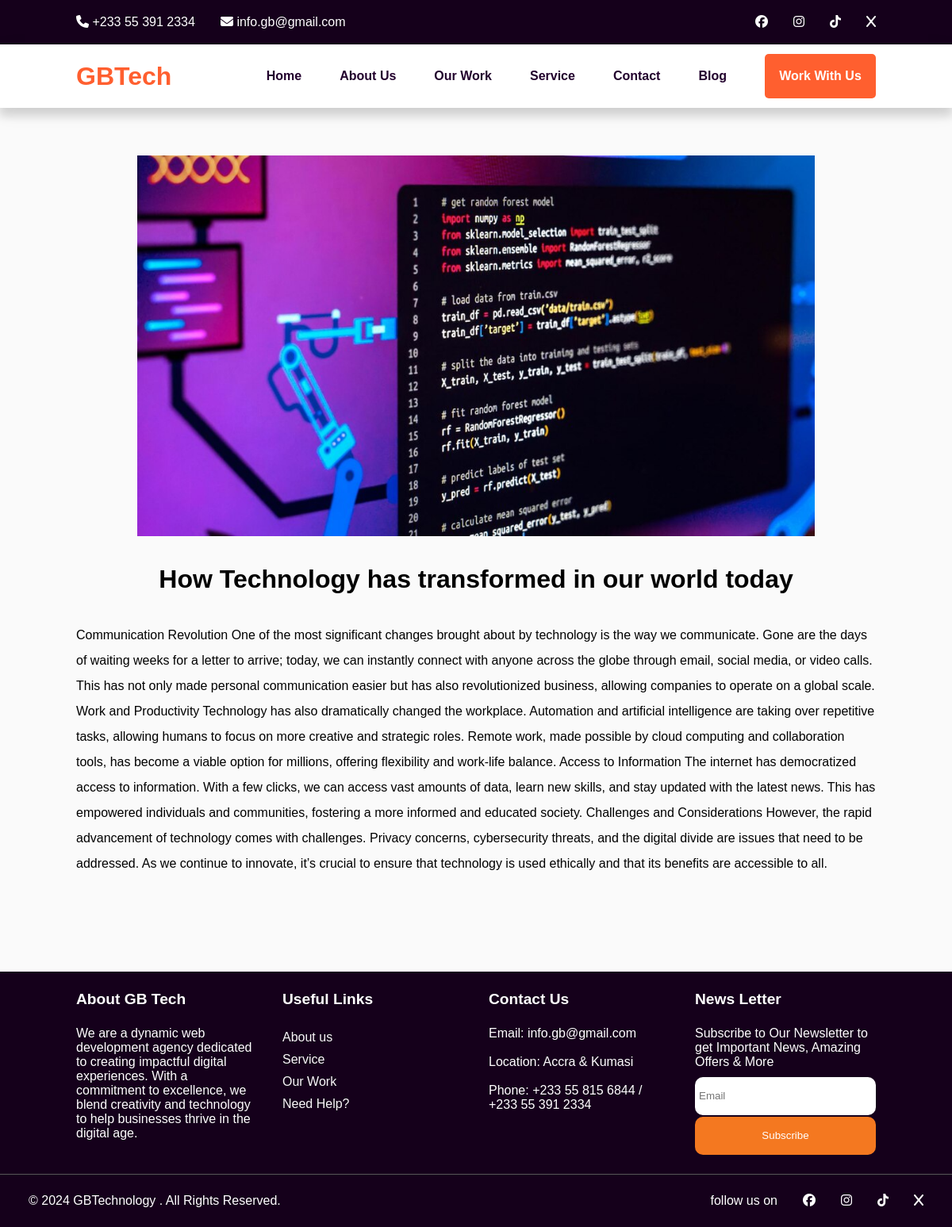
/blog_detail/tech, run on the app's committed database.
### website/models.py (models this page shows, shortened)
class Blog(models.Model):
    title = models.CharField(max_length=200)
    article = models.ForeignKey(Article, on_delete=models.CASCADE)
    image = models.ImageField(upload_to='blog_img')
    author = models.OneToOneField(User, on_delete=models.CASCADE)
    profile_image = models.ImageField(upload_to='profile_img')
    slug = models.SlugField(unique=True)
    class Meta:
        verbose_name_plural = "Blogs"

class Article(models.Model):
    content = models.TextField()
    class Meta:
        verbose_name_plural = "Articles"
    def __str__(self):
        return self.content

### website/views.py (the view)
# urls.py: path('blog_detail/<slug:post_slug>', views.blogPostDetail, name='blog_detail'),
def blogPostDetail(request, post_slug):
    blog = get_object_or_404(Blog, slug=post_slug)
    if request.method == 'POST':
        email = request.POST['email']
        newsletter = NewsLetter(email=email)
        newsletter.save()
        return redirect('blog_detail')
    context = {
        'blog': blog,
        'title': 'Blog Details'
    }
    return render(request, 'website/blogPost_detail.html', context)

### website/templates/website/blogPost_detail.html (shortened to what this page needs)
{% extends 'website/base.html' %}
{% load static %}
{% block content %}
<div class="blog-detail-page">
    <div class="blog-img">
        <img src="{{ blog.image.url }}" alt="Slide" />
    </div>
    <div class="blog-detail">
        <h1 style="text-align: center;">{{ blog.title }}</h1>
        <br>
        <br>
        <p style="line-height: 2em;">
            {{blog.article}}
        </p>
    </div>
</div>
{% endblock %}

### website/templates/website/base.html (shortened to what this page needs)
{% load static %}
<!DOCTYPE html>
<html lang="en">
<head>
    <link rel="stylesheet" href="{% static 'website/style.css' %}">
    <link
    href=https://cdnjs.cloudflare.com/ajax/libs/font-awesome/5.10.0/css/all.min.css
    rel=stylesheet> <link
    href=https://cdn.jsdelivr.net/npm/bootstrap-icons@1.4.1/font/bootstrap-icons.css
    rel=stylesheet> <link rel=stylesheet href=css/style.css>
    <link rel="stylesheet" href="{% static 'foundation/style.css' %}" />
    <link
      rel="stylesheet"
      href="https://cdnjs.cloudflare.com/ajax/libs/font-awesome/6.4.2/css/all.min.css"
    />
</head>
<body>
 <header>
    <div class="first-header">
      <div class="first-col">
        <p><i class="fa-solid fa-phone"></i> +233 55 391 2334</p>
        <p><i class="fa-solid fa-envelope"></i> info.gb@gmail.com</p>
      </div>
      <div class="social-media">
          <li><a href=""><i class="fa-brands fa-facebook"></i></a></li>
          <li><a href=""><i class="fa-brands fa-instagram"></i></a></li>
          <li><a href=""><i class="fa-brands fa-tiktok"></i></a></li>
          <li><a href=""><i class="fa-brands fa-x"></i></a></li>
      </div>
    </div>
    <nav>
      <div class="logo">
        <a  href="{% url 'index' %}">GBTech</a>
      </div>
      <div class="nav-link">
        <ul class="nav-links">
          <li><a  href="{% url 'index' %}">Home</a></li>
          <li><a  href="{% url 'aboutUs' %}">About Us</a></li>
          <li><a  href="{% url 'ourWork' %}">Our Work</a></li>
          <li><a href="{% url 'service' %}">Service</a></li>
          <li><a  href="{% url 'contact' %}">Contact</a></li>
          <li><a  href="{% url 'blog' %}">Blog</a></li>
        <div class="remove click">
            <i class="fa-solid fa-xmark"></i>
        </div>
        </ul>
        <li class="work-with-us"><a href="{% url 'booking' %}">Work With Us</a></li>
      </div>
    </nav>
  </header>
 {% block content %}{% endblock %}
 <footer >
    <div class="footer">
      <div class="footer-col">
        <h5>About GB Tech</h5>
        <p style="color: #fff; margin:auto;">We are a dynamic web development agency dedicated to creating impactful digital experiences. With a commitment to
        excellence, we blend creativity and technology to help businesses thrive in the digital age.</p>
      </div>
      <div class="footer-col">
        <h5>Useful Links</h5>
        <li><a href="{% url 'aboutUs' %}">About us</a></li>
        <li><a href="{% url 'service' %}">Service</a></li>
        <li><a href="{% url 'ourWork' %}">Our Work</a></li>
        <li><a href="{% url 'contact' %}">Need Help?</a></li>
      </div>
      <div class="footer-col">
        <h5>Contact Us</h5>
        <p style="color: #fff;">Email: <span>info.gb@gmail.com</span></p>
        <br>
        <p style="color: #fff;">Location: <span>Accra & Kumasi</span></p>
        <br>
        <p style="color: #fff;">Phone: <span>+233 55 815 6844 / +233 55 391 2334</span></p>
      </div>
      <div class="news-letter footer-col">
        <h5>News Letter</h5>
        <p>Subscribe to Our Newsletter to get Important News, Amazing Offers & More </p>
        <form method="POST">
          <input type="email" name="email" placeholder="Email" />
          <button>Subscribe</button>
        </form>
      </div>
    </div>
    <div class="copy-right">
      <p>© 2024 GBTechnology . All Rights Reserved.</p>
      <div class="social-media">
        <p>follow us on</p>
        <li>
          <a href=""><i class="fa-brands fa-facebook"></i> </a>
        </li>
        <li>
          <a href=""><i class="fa-brands fa-instagram"></i></a>
        </li>
        <li>
          <a href=""><i class="fa-brands fa-tiktok"></i> </a>
        </li>
        <li>
          <a href=""><i class="fa-brands fa-x"></i> </a>
        </li>
      </div>
    </div>
  </footer>
</body>
</html>

### website/static/website/style.css (style rules this page uses)
* { margin: 0; padding: 0; text-decoration: none; list-style: none; font-family: Arial, Helvetica, sans-serif; box-sizing: border-box; }
body { background-color:#fafafa ; }
html { scroll-behavior: smooth; }
:root { --red:#ff5f2f ; --green: #15001b; --white: #fff; }
header { position: relative; }
.first-header { display: flex; justify-content: space-between; align-items: center; width: 100%; min-height: 7vh; position: relative; padding: 1% 8%; background-color: #15001b; box-shadow: 0 10px 10px 1px rgba(0, 0, 0, 0.1), 0 6px 20px 0 rgba(0, 0, 0, 0.1); }
.first-col { display: flex; color: var(--white); gap: 2rem; }
nav { position: relative; padding: 10px 8%; display: flex; flex-direction: row; width: 100%; justify-content: space-between; align-items: center; background-color: var(--white); min-height: 10vh; box-shadow: 0 10px 10px 1px rgba(0, 0, 0, 0.1), 0 6px 20px 0 rgba(0, 0, 0, 0.1); }
nav a { color:#22002d; font-weight: 800; }
.nav-links, .nav-link { display: flex; gap: 3rem; align-items: center; }
.logo a { font-size: 2rem; color: #ff5f2f; font-weight: 900; }
.work-with-us { background-color:#ff5f2f ; height: 7vh; width: 140px; text-align: center; display: flex; align-items: center; justify-content: center; border-radius: 5px; }
.work-with-us a { color: var(--white); }
.remove { position: absolute; top: 20px; right: 10px; z-index: 100; }
.remove i { color: #fff; cursor: pointer; font-size: 2rem; }
.blog-detail-page { padding: 5% 8%; display: flex; flex-direction: column; gap: 2rem; }
.blog-img img { width: 100%; height: 60vh; object-fit: contain; }
.blog-detail { width: 100%; }
footer { background-color: #15001b; margin-top: 5%; min-height: 15vh; }
.footer-col a { color: #f9f9f9; }
.footer-col li { padding: 5px 0; }
.footer { display: flex; justify-content: space-between; gap: 2rem; padding-bottom: 20px; padding: 2% 8%; }
.footer-col { width: 100%; max-width: 100%; }
.footer-col h5 { color: var(--white); font-size: 1.2rem; padding-bottom: 10%; }
.social-media { display: flex; gap: 2rem; }
.social-media i { color:#ffffff; }
.news-letter form { display: flex; flex-direction: column; gap: 2px; }
.news-letter p { color: #fff; padding-bottom: 10px; }
.footer-col form input { width: 100%; min-height: 6vh; outline: none; padding: 5px; border-radius: 10px; border: none; }
.footer-col form button { width: 100%; min-height: 6vh; outline: none; padding: 5px; background-color:#f47820; outline: none; border: none; cursor: pointer; color: var(--white); border-radius: 10px; }
.copy-right { display: flex; justify-content: space-between; gap: 2rem; color: var(--white); flex-wrap: wrap; background-color: #15001b; min-height: 3vh; padding: 1% 8%; border-top: solid 1px #575757; }
@media (max-width: 1500px) { .our-blog-container,.booking-container , .copy-right, .our-work-main-container, .our-service-container, .about-us { padding: 2% 3%; } }

### data on the page
Blog: image (picture), title "How Technology has transformed in our world today", article "Communication Revolution One of the most significant changes brought about by technology is the way we communicate. Gone are the days of waiting weeks for a letter to arrive; today, we can instantly connect with anyone across the globe through email, social media, or video calls. This has not only made personal communication easier but has also revolutionized business, allowing companies to operate on a global scale. Work and Productivity Technology has also dramatically changed the workplace. Automation and artificial intelligence are taking over repetitive tasks, allowing humans to focus on more creative and strategic roles. Remote work, made possible by cloud computing and collaboration…"
